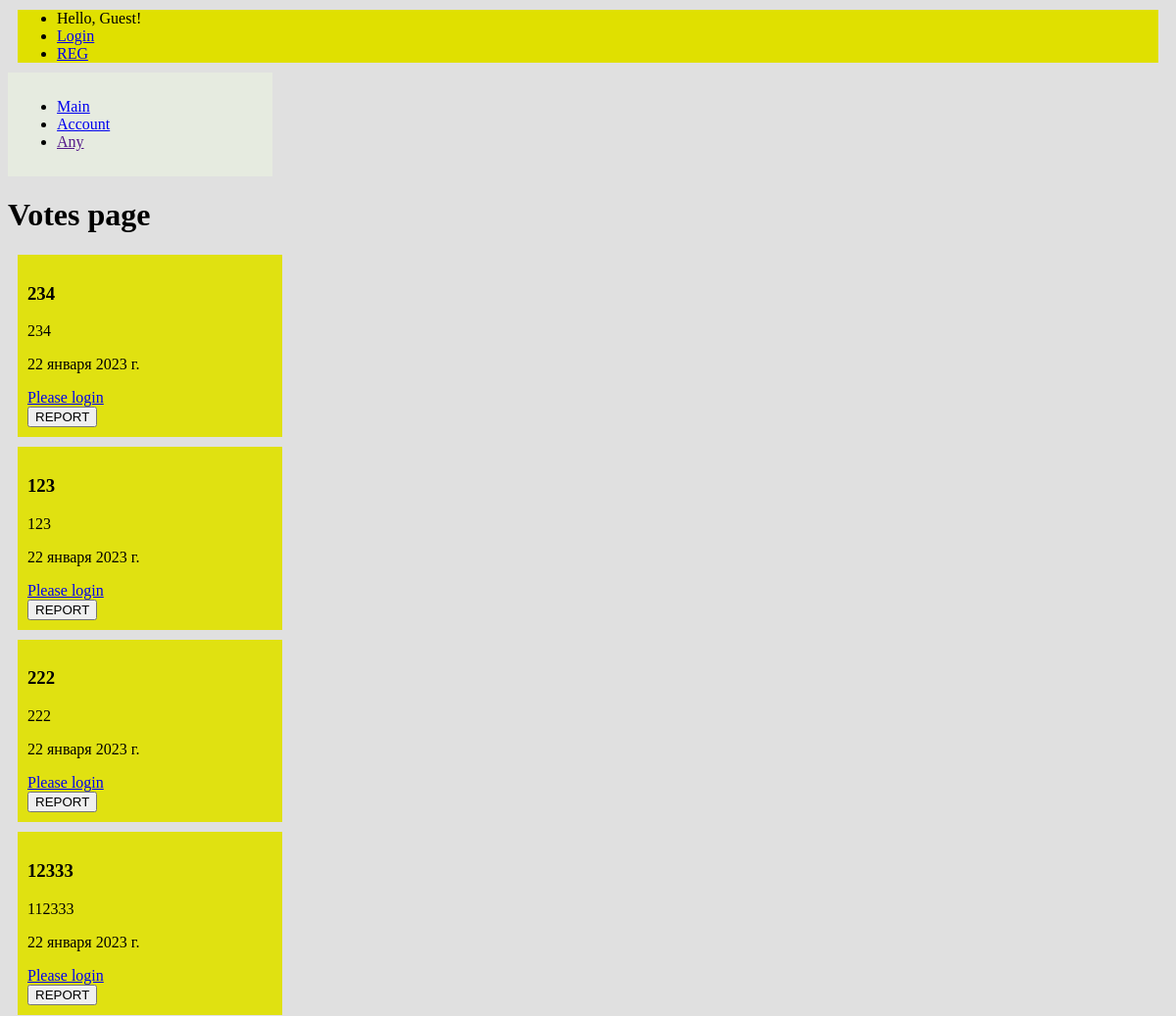
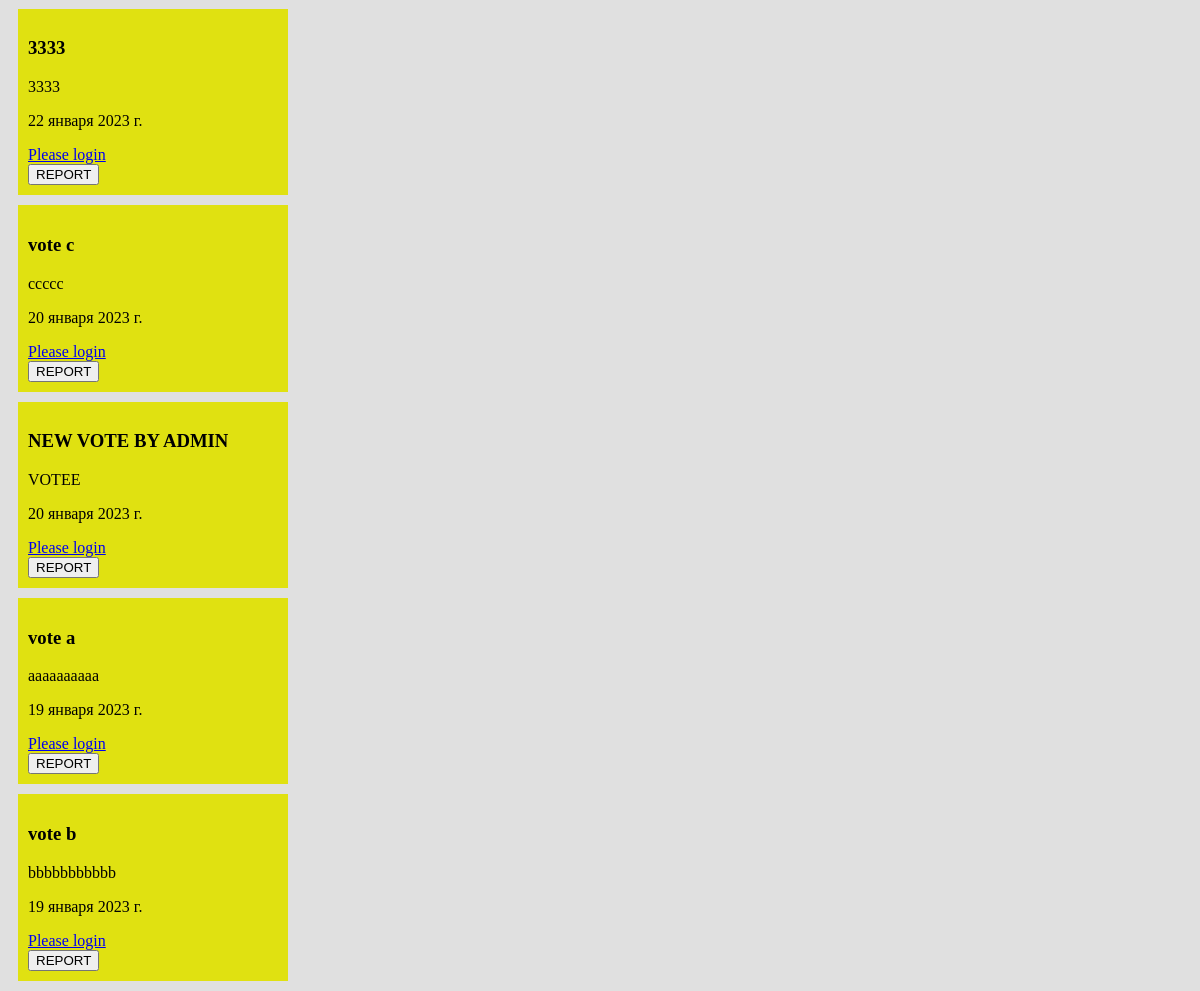
The app's page /, older data (2 pictures, top to bottom).
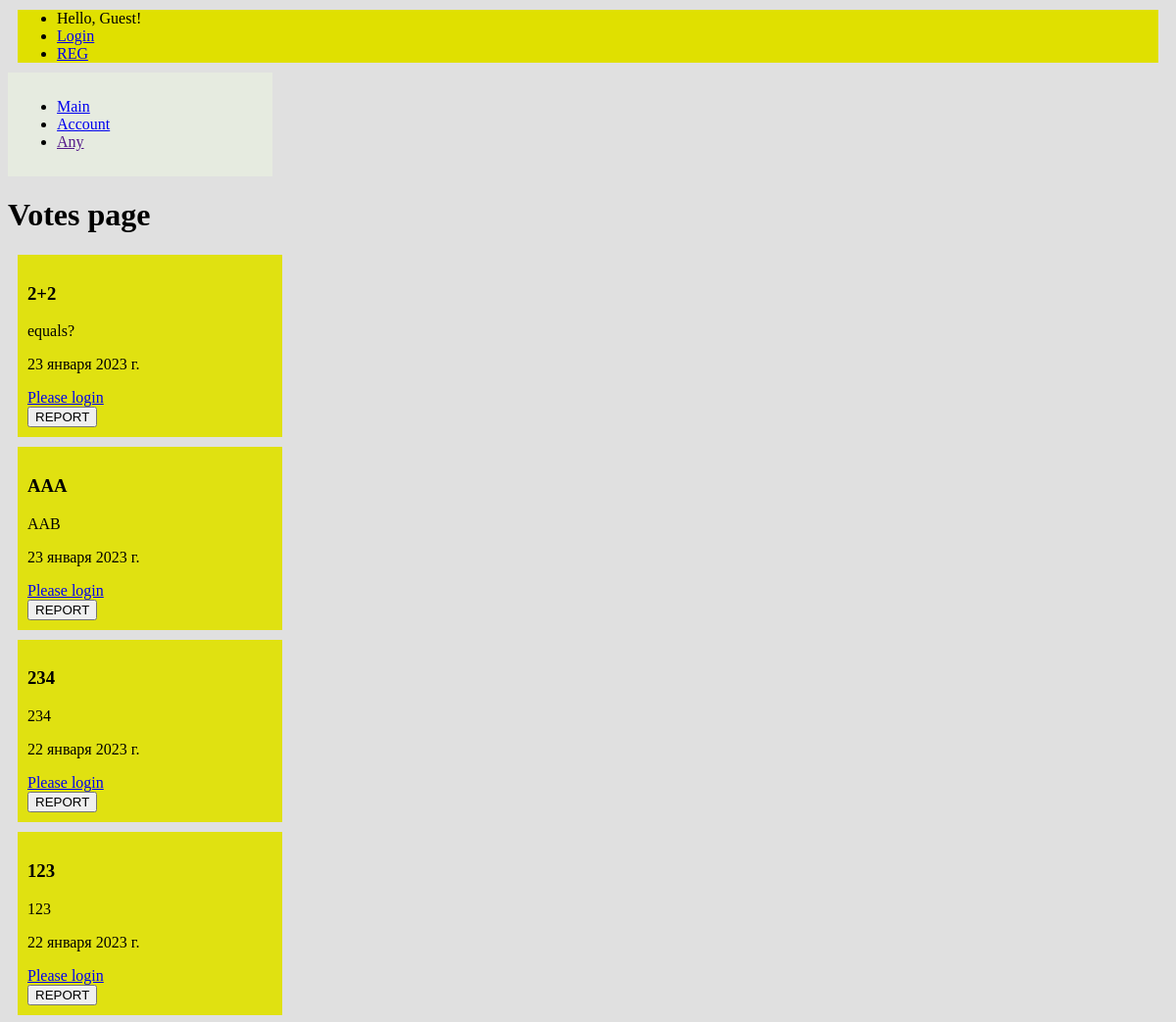
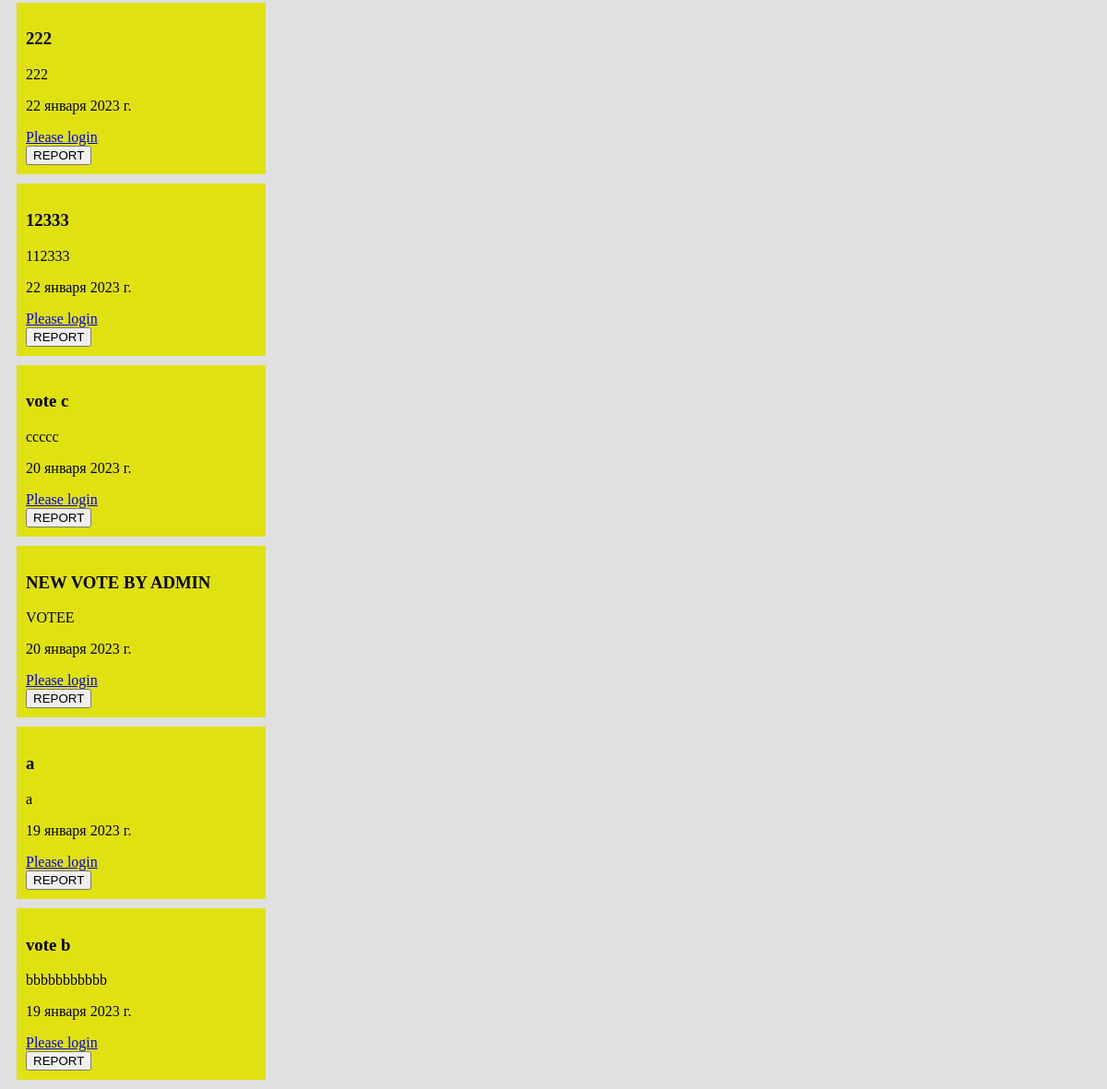
The same page, newer data (2 pictures, top to bottom).
### main/models.py (models this page shows, shortened)
class Votes(models.Model):
    title = models.CharField('Название', max_length=250)
    text = models.TextField('Текст')
    ansvers = models.CharField('Варианты ответов', max_length=500)
    date = models.DateField('Дата',blank=True)
    class Meta:
        verbose_name = "Vote"
        verbose_name_plural = "Votes"

### main/views.py (the view, shortened to what this page needs)
# urls.py: path('', views.index, name = 'main'),
def index(request):
    content = {
        'data': Votes.objects.order_by('-date'),
        'answers': [],
        'values_ans': []
    }
    i = 0
    for el in content['data']:
        strOfAns = el.ansvers
        dicts = []
        anses = []
        counts = []
        s = ''
        inte = ''
        dicts.append(el.id)
        for ch in range(0, len(strOfAns)):
            if strOfAns[ch].isdigit():
                inte += strOfAns[ch]
            elif strOfAns[ch].isalpha():
                s += strOfAns[ch]
            elif strOfAns[ch] == ';':
                counts.append(inte)
                inte = ''
                dicts.append(dict.fromkeys(anses, counts))
                counts = []
                anses = []
            elif strOfAns[ch] == ':':
                anses.append(s)
                s = ''
        content['answers'].append(dicts)
    con = content['answers']
    for var in con:
        dicts = []
        dicts.append(var[0])
        for el in range(1, len(var)):
            for key, value in var[el].items():
                dicts.append(value)
        content['values_ans'].append(dicts)
    return render(request, 'main/index.html', content)

### templates/main/index.html (shortened to what this page needs)
{%extends 'layout.html'%}
{%block content%}
<h1>Votes page</h1>
{%for el in data %}
<article>
<h3>{{el.title}}</h3>
<p>{{el.text}}</p>
<p>{{el.date}}</p>
{% if user.is_authenticated %}
    <div>
    <div class="exa">
    {% for ans in answers %}
        {% for punkt in ans %}
            {%if el.id == punkt %}
                {% for punkt in ans %}
                    {%if el.id != punkt %}
                        {%for key in punkt%}
                            <form method="post" name ="{{el.id}}{{key}}">
                                <input type="hidden" name ="id" value= "{{el.id}}{{key}}">
                                <input type="hidden" name ="username" value= "{{user.get_username}}">
                                {% csrf_token %}
                                <div hidden ><input type="hidden" name ='rep_id', value = "none"></div>
                                <button class ="{{key}}" type="submit" >{{key}}</button>
                            </form>
                        {%endfor%}
                    {%endif%}
                {%endfor%}
            {%endif%}
        {%endfor%}
    {%endfor%}
    </div>
    <div class="exa">
{% for ans in values_ans %}
        {% for punkt in ans %}
            {%if el.id == punkt %}
                {% for punkt in ans %}
                    {%if el.id != punkt %}
                        {%for key in punkt%}
                            <p>{{key}}</p>
                        {%endfor%}
                    {%endif%}
                {%endfor%}
            {%endif%}
        {%endfor%}
{%endfor%}
    </div>
    </div>
  {% else %}
    <a href="{% url 'login'%}?next={{request.path}}">Please login</a>
  {% endif %}
<form method="post", name="id", value="{{el.id}}">
       <a href="{% url 'myReports' %}"><button type="submit">REPORT</button></a>
     </form>
</article>
{%endfor%}
{%endblock%}

Row changes from the older to the newer data that the page shows:
removed Votes: title "3333", text "3333", date "22 января 2023 г.", {{ el.id }} 12 (drawn)
added Votes: title "2+2", text "equals?", date "23 января 2023 г.", {{ el.id }} 31 (drawn)
added Votes: title "AAA", text "AAB", date "23 января 2023 г.", {{ el.id }} 32 (drawn)
changed Votes (number 9 of 10 on the later page): title "vote a" → "a"; text "aaaaaaaaaa" → "a"
